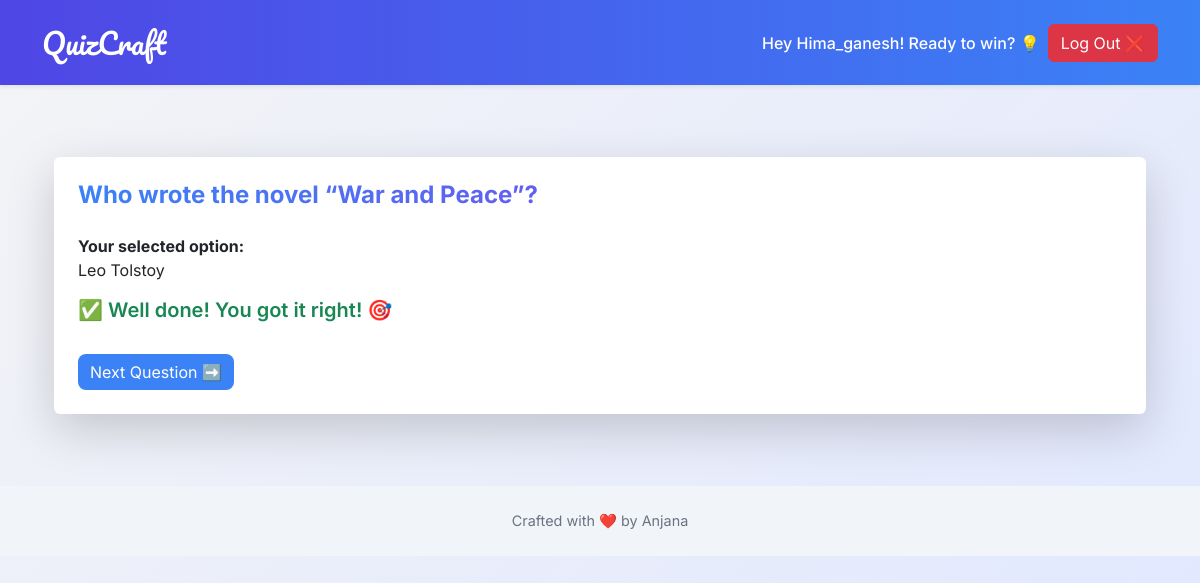
Screenshot of /submission-result/1/ (signed in) with the database file from the repository.
### quizapp/models.py (models this page shows, shortened)
class AttemptedQuestion(TimeStampedModel):
    question = models.ForeignKey(Question, on_delete=models.CASCADE)
    quiz_profile = models.ForeignKey(QuizProfile, on_delete=models.CASCADE, related_name='attempts')
    selected_choice = models.ForeignKey(Choice, on_delete=models.CASCADE, null=True)
    is_correct = models.BooleanField(_('Was this attempt correct?'), default=False, null=False)
    marks_obtained = models.DecimalField(_('Marks Obtained'), default=0, decimal_places=2, max_digits=6)

class Question(TimeStampedModel):
    ALLOWED_NUMBER_OF_CORRECT_CHOICES = 1
    html = models.TextField(_('Question Text'))
    is_published = models.BooleanField(_('Has been published?'), default=False, null=False)
    maximum_marks = models.DecimalField(_('Maximum Marks'), default=4, decimal_places=2, max_digits=6)

class Choice(TimeStampedModel):
    MAX_CHOICES_COUNT = 4
    question = models.ForeignKey(Question, related_name='choices', on_delete=models.CASCADE)
    is_correct = models.BooleanField(_('Is this answer correct?'), default=False, null=False)
    html = models.TextField(_('Choice Text'))

### quizapp/views.py (the view)
# urls.py: re_path(r'^submission-result/(?P<attempted_question_pk>\d+)/$', views.submission_result, name='submission_result'),
@login_required()
def submission_result(request, attempted_question_pk):
    attempted_question = get_object_or_404(AttemptedQuestion, pk=attempted_question_pk)
    context = {
        'attempted_question': attempted_question,
    }
    return render(request, 'quizzz/submission_result.html', context=context)

### quizapp/templates/quizzz/submission_result.html (shortened to what this page needs)
{% extends 'base.html' %}
{% block content %}
<div class="container py-5 fade-in">
  <div class="card shadow-lg border-0 p-4">
    <h4 class="text-gradient mb-4">{{ attempted_question.question.html|safe }}</h4>
    <p class="mb-3">
      <strong>Your selected option:</strong><br>
      {{ attempted_question.selected_choice.html|safe }}
    </p>
    {% if attempted_question.selected_choice.is_correct %}
      <h5 class="text-success fw-semibold">✅ Well done! You got it right! 🎯</h5>
    {% else %}
      <h5 class="text-danger fw-semibold">🚫 That wasn't the right one — but don’t give up!</h5>
    {% endif %}
    <div class="mt-4">
      <a href="{% url 'quiz:play' %}" class="btn btn-glow">Next Question ➡️</a>
    </div>
  </div>
</div>
{% endblock content %}

### quizapp/templates/base.html (shortened to what this page needs)
{% load static %}
<!doctype html>
<html lang="en">
<head>
  <link href="https://cdn.jsdelivr.net/npm/bootstrap@5.3.0/dist/css/bootstrap.min.css" rel="stylesheet">
</head>
<body>
  <nav class="navbar navbar-expand-lg navbar-dark py-3 shadow-sm">
    <div class="container">
      <a class="navbar-brand" href="{% url 'quiz:home' %}">QuizCraft</a>
      <div class="collapse navbar-collapse justify-content-end" id="navbar">
        {% if not request.user.is_active %}
          <a href="{% url 'quiz:leaderboard' %}" class="btn btn-glow mx-2">Top Scores</a>
          <a href="{% url 'quiz:login' %}" class="btn btn-glow">Log In 🔐</a>
        {% else %}
          <span class="navbar-text mx-2">Hey {{ request.user.username }}! Ready to win? 💡</span>
          <a href="{% url 'quiz:logout' %}" class="btn btn-danger">Log Out ❌</a>
        {% endif %}
      </div>
    </div>
  </nav>
  <main class="container py-4 fade-in">
    {% block content %}
    {% endblock content %}
  </main>
  <footer class="py-4 mt-auto text-center">
    <ul>
      <li>Crafted with ❤️ by Anjana</li>
    </ul>
  </footer>
</body>
</html>

### quizapp/templates/base.html (style rules this page uses)
body { font-family: 'Inter', sans-serif; background: linear-gradient(135deg, #f3f4f6, #e0e7ff); min-height: 100vh; }
.navbar { background: linear-gradient(90deg, #4f46e5, #3b82f6); }
.navbar-brand { font-family: 'Pacifico', cursive; font-size: 1.8rem; color: white !important; }
.nav-link, .navbar-text { color: white !important; font-weight: 500; }
.btn-glow { background-color: #3b82f6; color: white; border: none; transition: all 0.3s ease; border-radius: 8px; }
footer { background-color: #f1f5f9; font-size: 0.9rem; }
footer ul { padding: 0; margin: 0; list-style: none; }
footer ul li { display: inline-block; margin: 0 10px; color: #6b7280; }
.fade-in { animation: fadeIn 1s ease-in; }
.text-gradient { background: linear-gradient(90deg, #3b82f6, #9333ea); -webkit-background-clip: text; -webkit-text-fill-color: transparent; font-weight: 700; }

### rows the page displays
AttemptedQuestion: question.html "Who wrote the novel “War and Peace”?", selected_choice.html "Leo Tolstoy"

### other values shown
{{ request.user.username }} "Hima_ganesh"
